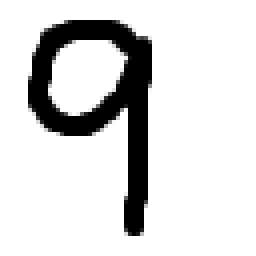
%> input picture testImgs/test.bmp, 64 x 64 px (shown 4 times larger)
$ octave --eval "result = imgPreProcessingWithFilter(imread('testImgs/test.bmp'));"   (GNU Octave 9; MATLAB toolbox functions it lacks are replaced by stand-ins)
%> lines starting %> are read from the running program, lines starting %| are printed output that depends on the picture; in (x1, y1, x2, y2) boxes, pixels count from 0 and x2, y2 are one past the last pixel; in counts of white or black regions, pixels touching at a corner belong together; the program's own positions count from 1
### GauseFilter.m
function res = GauseFilter(img, d0)
%GAUSEFILTER 低通滤波器（参数1为图像，参数2为设定的阈值）
%     d0 = 80;    % 我们设定的阈值
    img_noise = img;
    img_fft = fftshift(fft2(double(img_noise)));   % 傅里叶变换得到频谱
    [m,n] = size(img_fft);
    m_mid = floor(m/2);    % 原图像高的一半 用于得到中心点坐标
    n_mid = floor(n/2);    % 原图像宽的一半 用于得到中心点坐标
    distance = zeros(m,n);
    h = zeros(m,n);
    img1 = zeros(m,n);
    for i = 1 : m
        for j = 1 : n
            % 对得到的频谱进行理想低通滤波
            distance(i,j) = sqrt((i - m_mid) ^ 2+(j - n_mid) ^ 2);
            h(i,j) = exp(-(distance(i,j) ^ 2) / (2 * d0 ^ 2));
            img1(i,j) = img_fft(i,j) * h(i,j);
        end
    end

    img1 = ifftshift(img1);    % 反傅里叶变换
    img1 = uint8(real(ifft2(img1)));
    res = img1;
end

### GauseBlur.m
function resImg = GauseBlur(sigma, wsize, contrast, img)
%GAUSEBLUR 高斯模糊（参数1为高斯分布sigma，参数2为卷积核大小，参数3为对比度，参数4为图片）
%高斯平滑，sigma越小，wsize越大，图像越不突出，contrast对比度，值越大，图像最终对比越明显
    border=(wsize-1)/2;
    [m,n]=size(img);
    imgborder=repmat(255,[m+wsize-1,n+wsize-1]);
    imgborder(border+1:border+m,border+1:border+n)=img;

    musk=zeros(wsize,wsize);
    sum=0;
    for i=-border:border
        for j=-border:border
            musk(i+border+1,j+border+1)=exp(-(i^2+j^2)/2/sigma/sigma);
            sum=sum+musk(i+border+1,j+border+1);
        end
    end
    musk=musk/sum;

    matsum=0;
    for i=1:m
        for j=1:n
            matsum=matsum+img(i,j);    % 图像像素值求和
        end
    end
    matavr=matsum\m\n;    % 图像像素平均值

    for i=1:m
        for j=1:n
            p=imgborder(i:i+2*border,j:j+2*border).*musk;
            res=0;
            for r=1:wsize
                for s=1:wsize
                res=p(r,s)+res;
                end
            end
            matavr = 200;
            res=(res-matavr)*contrast+matavr;    % 对比度
            if(res > 255)
                res=255;
            elseif(res < 0)
                res=0;
            end
            imgborder(i+border,j+border)=res;
    %imgborder(i+border,j+border)=1;
        end
    end
    img=imgborder(border:border+m,border:border+n);
    resImg=img;
end

### ftFilter.m
function p = ftFilter(x)
%二维傅里叶变换+高通滤波器提取边缘
    ft_x = fft2(x);                                       % 二维傅里叶变换
    ft_x = fftshift(ft_x);                                % 将低频搬运至中间
    D0 = 10;                                              % 高通滤波器阻带半径
    [len_x,len_y] = size(ft_x);
    mid_x = fix(len_x/2);
    mid_y = fix(len_y/2);                                 % 取得中心点坐标

    for i=1:len_x
        for j=1:len_y
            D = sqrt((j-mid_x)^2 + (i-mid_y)^2);
            ft_x(i,j) = (1-exp(-D*D/(2*D0*D0)))*ft_x(i,j);
        end
    end                                                  % 高斯滤波

    ft_x = ifftshift(ft_x);                              % 中心搬运回原处
    bw2 = ifft2(ft_x);                                   % 进行逆变换
    p = real(bw2);
end

### imgPreProcessingWithFilter.m
function [p3, imgNoise, imgFilter, imgBw, imgFt, imgCanny, imgRes] = imgPreProcessingWithFilter(x)
%IMGPREPROCESSINGWITHFILTER 图像预处理（含滤波器）
%返回参数分别为：最终处理结束的向量、加入人工噪声后原图、低通滤波器降噪后图、二值化后图
%               高通滤波器边缘检测后图、canny边缘检测后图、处理完成后图
%灰度化 => 人工噪声 => 高斯模糊/低通滤波器降噪 => 二值化 => 高通滤波器边缘检测 => 取反 => ROI => 变尺寸 => 向量化
    p1 = zeros(16,16);          % 建立全为1的样本矩阵

    % ----灰度化----%
    if(length(size(x))==3)
        x = rgb2gray(x);        % 将图像转灰度
    end

    % ----人工噪声----%
    imgNoise=imnoise(x,'gaussian',0.251,0.0615);
    imgNoise=imnoise(imgNoise,'salt & pepper',0.05);
%     imshow(imgNoise);

    % ----高斯模糊/低通滤波器进行去噪----%
    imgFilter=GauseFilter(imgNoise,80);       % 低通滤波
    imgFilter=GauseBlur(25,5,2,imgFilter);    % 高斯模糊
    imgFilter=uint8(imgFilter);
%     imshow(imgFilter);

    % ----二值化----%
    bw=imbinarize(imgFilter,0.38);       % 将图像以0.38为阈值二值化处理

    imgBw = bw;
 %     imshow(bw);

    %bw = edge(bw,'canny');     % 用canny算子进行边界提取
    % ----高通滤波器边缘检测----%
    bw3 = ftFilter(bw);
%     imshow(bw3);
    [l,r]=size(bw3);

    % ----再次二值化----%
    imgFt=imbinarize(bw3,0.31);       % 将图像以0.5为阈值二值化处理
%     imshow(imgFt);
    imgCanny = edge(imgBw,'canny');   % canny边缘检测进行对比

    % ----取反色----%
    for i=1:l
        for j=1:r
            if imgBw(i,j)==0
                imgBw(i,j)=1;
            else
                imgBw(i,j)=0;
            end
        end
    end
%     imgFt = imgBw;
%     imshow(imgFt);

    % ----ROI----%
    [i,j] = find(imgBw==1);            % 找到白色的像素部分（数字部分）
    imin=min(i);
    imax=max(i);
    jmin=min(j);
    jmax=max(j);
    bw2=imgBw(imin:imax,jmin:jmax);  % 截取图像中的数字部分

    % ----尺寸归一化----%
    rate = 16/max(size(bw2));
    bw2 = imresize(bw2,rate);        % 对输入文件变尺寸处理，变为16*16的矩阵
    [i,j] = size(bw2);
    i1 = round((16-i)/2);
    j1 = round((16-j)/2);
    p1(i1+1:i1+i,j1+1:j1+j) = bw2;   % 得到16*16的图像
    p1 = bwmorph(p1,'thin',inf);     % 图像细化
    imgRes = p1;
%     imshow(p1);

    % ----向量化----%
    p2 = zeros(1,16*16);
    % 将16*16的图像矩阵转化为1*256的向量
    for i=0:15
        for j=1:16
            p2(i*16+j) = p1(i+1,j);
        end
    end
    p3 = p2;        % 返回处理完的图像
%     imshow(p3);
end
%> after the loop in GauseFilter, `for i = 1 : m`:
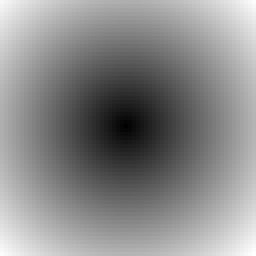
%> distance: size 64x64 double (shown 4 times larger); min 0, max 45.25, mean 24.5; drawn with min black and max white
%> after the loop in GauseFilter, `for i = 1 : m`:
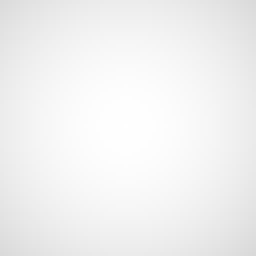
%> h: size 64x64 double (shown 4 times larger); min 0.852, max 1, mean 0.949
%> in GauseBlur, `imgborder(border+1:border+m,border+1:border+n)=img;`:
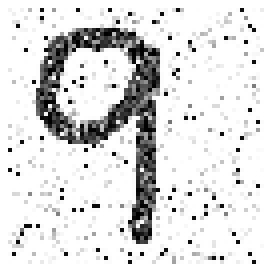
%> imgborder: size 68x68 double (shown 4 times larger); min 0, max 255, mean 222
%> after the loop in GauseBlur, `for i=1:m`: matsum = 255
%> in imgPreProcessingWithFilter, `bw=imbinarize(imgFilter,0.38);`:
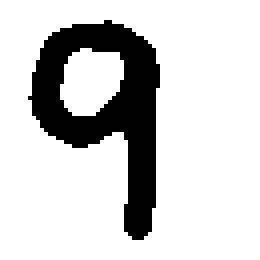
%> bw: size 65x65 logical (shown 4 times larger); 81.3% white; 1 black region, box (x1, y1, x2, y2) and area: (7, 5, 40, 60) 791
%> in ftFilter, `p = real(bw2);`:
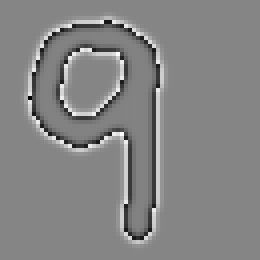
%> p: size 65x65 double (shown 4 times larger); min -0.538, max 0.51, mean 0.00809; drawn with min black and max white
%> in imgPreProcessingWithFilter, `imgFt=imbinarize(bw3,0.31);`: imgFt: size 65x65 logical; 3.3% white in thin lines or dots, all inside (x1, y1, x2, y2) = (7, 5, 41, 60)
%> in imgPreProcessingWithFilter, `imgCanny = edge(imgBw,'canny');`:
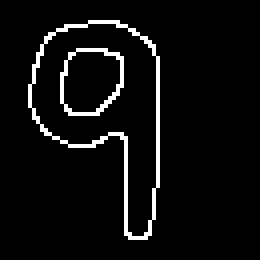
%> imgCanny: size 65x65 logical (shown 4 times larger); 5.3% white in thin lines or dots, all inside (x1, y1, x2, y2) = (7, 5, 40, 60)
%> after the loop in imgPreProcessingWithFilter, `for i=1:l`: imgBw: size 65x65 logical; 18.7% white; 1 white region, box (x1, y1, x2, y2) and area: (7, 5, 40, 60) 791
%> in imgPreProcessingWithFilter, `[i,j] = find(imgBw==1);`: i = 791 values from 6 to 60; j = 791 values from 8 to 40
%> in imgPreProcessingWithFilter, `imin=min(i);`: imin = 6
%> in imgPreProcessingWithFilter, `imax=max(i);`: imax = 60
%> in imgPreProcessingWithFilter, `jmin=min(j);`: jmin = 8
%> in imgPreProcessingWithFilter, `jmax=max(j);`: jmax = 40
%> in imgPreProcessingWithFilter, `bw2=imgBw(imin:imax,jmin:jmax);`:
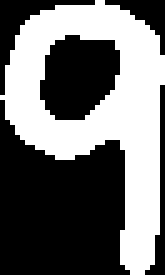
%> bw2: size 55x33 logical (shown 5 times larger); 43.6% white; 1 white region, box (x1, y1, x2, y2) and area: (0, 0, 33, 55) 791
%> after the loop in imgPreProcessingWithFilter, `for i=0:15`: p2 = 256 values, max 1 at index 22, min 0 at index 1, mean 0.113
%> in imgPreProcessingWithFilter, `p3 = p2;`: p3 has the same summary as p2
%> `result = imgPreProcessingWithFilter(imread('testImgs/test.bmp'));`: result has the same summary as p2 in imgPreProcessingWithFilter
